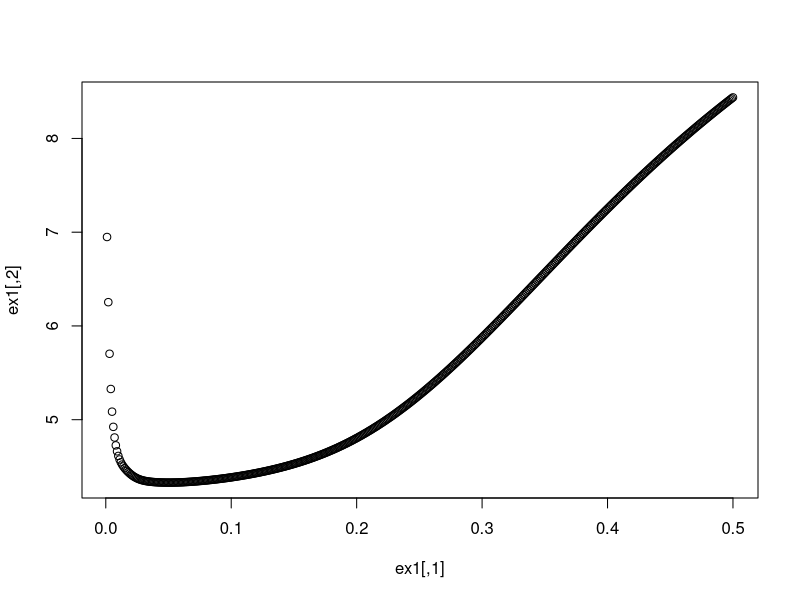
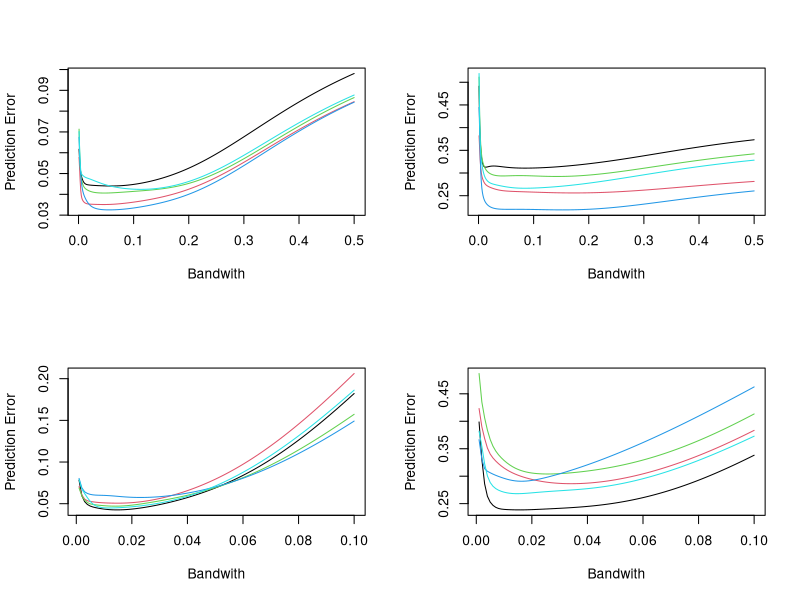
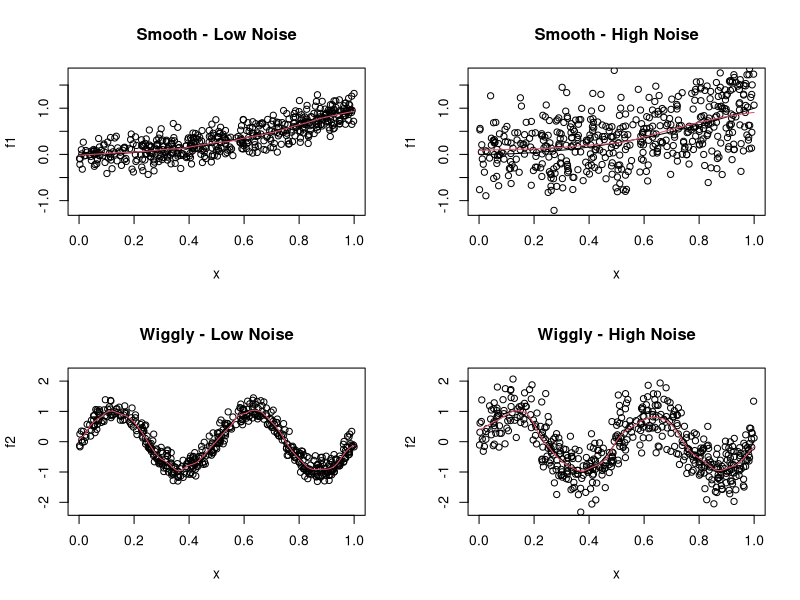

Source code (R) for these figures, in order:
#######################################
##### Weighting & Kernal Function #####
#######################################

#Gaussian Kernal

k2 <- function(x){
	exp(-(x^2)/2)
}

#Weighting Function

w <- function(x,x.star,h,K){
	(1/h)*K((x-x.star)/h)
}

######################################
########## Cross Validation ##########
######################################

# Cross Validation: one training set, one test set
# Inputs: test data, training data, bandwith, and Kernal

cv <- function(test.x,test.y,train.x,train.y,h,K){
	pred.err <- matrix(0,length(h),2)

	for (j in 1:length(h)){
		xtest  <- test.x-mean(train.x)
		ytest  <- test.y-mean(train.y)
		xtrain <- train.x-mean(train.x)
		ytrain <- train.y-mean(train.y) 

		est <- rep(0,length(xtest))
		for (i in 1:length(xtest)){
			temp <- w(xtrain,xtest[i],h[j],K)
			est[i] <- sum((temp/sum(temp))*ytrain)
		}
		pred.err[j,1] <- h[j]
		pred.err[j,2] <- sum((ytest-est)^2)
	}
	pred.err
}

# N-fold Cross Validation
# Inputs: data, sample sive, number of folds, bandwith, Kernal

cv.N <- function(n,N,X,Y,h,K){	
	pred.err <- matrix(0,length(h),N)
	
	draws <- NULL
	for (i in 1:N){
		draws <- c(draws,rep(i,floor(n/N)))
	}
	draws <- c(draws,sample(1:N,n-N*floor(n/N)))
	samp  <- sample(draws,n)
	
	for (s in 1:N){
		train.y <- Y[-which(samp==s)]
		test.y  <- Y[which(samp==s)]
		train.x <- X[-which(samp==s)]
		test.x  <- X[which(samp==s)]
		
		for (j in 1:length(h)){	
			xtest  <- test.x-mean(train.x)
			ytest  <- test.y-mean(train.y)
			xtrain <- train.x-mean(train.x)
			ytrain <- train.y-mean(train.y) 

			est <- rep(0,length(xtest))
			for (i in 1:length(xtest)){
				temp <- w(xtrain,xtest[i],h[j],K)
				est[i] <- sum((temp/sum(temp))*ytrain)
			}
			pred.err[j,s] <- (1/length(test.x))*sum((ytest-est)^2)
		}
	}
	pred.err
}

#######################################
############ Generate Data ############
#######################################
# Functions

f1 <- function(x){
	x^2
}

f2 <- function(x){
	sin(4*pi*x)
}

#Generate data

x <- runif(500)

y1 <- f1(x)+rnorm(500,0,.2)
y2 <- f1(x)+rnorm(500,0,.5)
y3 <- f2(x)+rnorm(50,0,.2)
y4 <- f2(x)+rnorm(500,0,.5)

########################################
######### Run Cross Validation #########
########################################
h <- seq(0.001,0.5,by=.001)

# R cv function
samp <- sample(500,100)

train1y <- y1[-samp]
test1y  <- y1[samp]

train1x <- x[-samp]
test1x  <- x[samp]

ex1 <- cv(test1x,test1y,train1x,train1y,h,k2)

plot(ex1)
h[which.min(ex1[,2])]

# Run N-fold Cross Validation
n <- length(x)

plotcv.N <- function(n,N,X,Y,h,K){
ex <- cv.N(n,N,X,Y,h,K)
plot(h,ex[,1],type='l',ylim=c(min(ex),max(ex)),xlab='Bandwith',ylab='Prediction Error')
	for (i in 2:N){
		points(h,ex[,i],type='l',col=i)
	}
	h[which.min(rowSums(ex))]
}

par(mfrow=c(2,2))

h <- seq(0.001,0.5,by=.001)

plotcv.N(n,5,x,y1,h,k2)
# 0.036
plotcv.N(n,5,x,y2,h,k2)
# 0.095

h <- seq(0.001,0.1,by=.001)

plotcv.N(n,5,x,y3,h,k2)
# 0.015
plotcv.N(n,5,x,y4,h,k2)
# 0.025

########################################
############# Plots of Fit #############
########################################

xa  <- x - mean(x)
y1a <- y1 - mean(y1)
y2a <- y2 - mean(y2)
y3a <- y3 - mean(y3)
y4a <- y4 - mean(y4)

#Plot f1 - sigma=.2

plot(f1,main='Smooth - Low Noise',ylim=c(-1.2,1.75))
points(x,y1)

h <- c(0.036)

for (j in 1:length(h)){
new.x <- seq(0,1,by=.01)-mean(x)

x.est <- rep(0,length(new.x))
	for (i in 1:length(new.x)){
		temp <- w(xa,new.x[i],h[j],k2)
		x.est[i] <- sum((temp/sum(temp))*y1a)
	}

points(new.x+mean(x),x.est+mean(y1),type='l',col=j+1)
}

#Plot f1  - sigma=.5

plot(f1,main='Smooth - High Noise',ylim=c(-1.2,1.75))
points(x,y2)

h <- c(0.095)

for (j in 1:length(h)){
new.x <- seq(0,1,by=.01)-mean(x)

x.est <- rep(0,length(new.x))
	for (i in 1:length(new.x)){
		temp <- w(xa,new.x[i],h[j],k2)
		x.est[i] <- sum((temp/sum(temp))*y2a)
	}

points(new.x+mean(x),x.est+mean(y2),type='l',col=j+1)
}

#Plot f2 sigma=.2

plot(f2,main='Wiggly - Low Noise',ylim=c(-2.25,2.25))
points(x,y3)

h <- c(.015)

for (j in 1:length(h)){
new.x <- seq(0,1,by=.01)-mean(x)

x.est <- rep(0,length(new.x))
	for (i in 1:length(new.x)){
		temp <- w(xa,new.x[i],h[j],k2)
		x.est[i] <- sum((temp/sum(temp))*y3a)
	}

points(new.x+mean(x),x.est+mean(y3),type='l',col=j+1)
}

#Plot f2 sigma=.5

plot(f2,main='Wiggly - High Noise',ylim=c(-2.25,2.25))
points(x,y4)

h <- c(.025)

for (j in 1:length(h)){
new.x <- seq(0,1,by=.01)-mean(x)

x.est <- rep(0,length(new.x))
	for (i in 1:length(new.x)){
		temp <- w(xa,new.x[i],h[j],k2)
		x.est[i] <- sum((temp/sum(temp))*y4a)
	}

points(new.x+mean(x),x.est+mean(y4),type='l',col=j+1)
}

